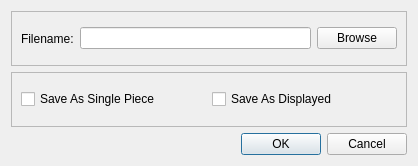
<?xml version="1.0" encoding="UTF-8"?>
<ui version="4.0">
 <class>qtSaveScatterData</class>
 <widget class="QDialog" name="qtSaveScatterData">
  <property name="geometry">
   <rect>
    <x>0</x>
    <y>0</y>
    <width>418</width>
    <height>166</height>
   </rect>
  </property>
  <property name="windowTitle">
   <string>Save LIDAR Data Dialog</string>
  </property>
  <layout class="QVBoxLayout" name="verticalLayout">
   <item>
    <widget class="QFrame" name="frame">
     <property name="frameShape">
      <enum>QFrame::StyledPanel</enum>
     </property>
     <property name="frameShadow">
      <enum>QFrame::Raised</enum>
     </property>
     <layout class="QHBoxLayout" name="horizontalLayout">
      <item>
       <widget class="QLabel" name="label">
        <property name="text">
         <string>Filename:</string>
        </property>
       </widget>
      </item>
      <item>
       <widget class="QLineEdit" name="fileNameEntry"/>
      </item>
      <item>
       <widget class="QPushButton" name="fileBrowserButton">
        <property name="text">
         <string>Browse</string>
        </property>
       </widget>
      </item>
     </layout>
    </widget>
   </item>
   <item>
    <widget class="QFrame" name="frame_2">
     <property name="frameShape">
      <enum>QFrame::StyledPanel</enum>
     </property>
     <property name="frameShadow">
      <enum>QFrame::Raised</enum>
     </property>
     <layout class="QHBoxLayout" name="horizontalLayout_2">
      <item>
       <widget class="QCheckBox" name="saveAsSinglePiece">
        <property name="text">
         <string>Save As Single Piece</string>
        </property>
       </widget>
      </item>
      <item>
       <widget class="QCheckBox" name="saveAsDisplayed">
        <property name="text">
         <string>Save As Displayed</string>
        </property>
       </widget>
      </item>
     </layout>
    </widget>
   </item>
   <item>
    <widget class="QDialogButtonBox" name="buttonBox">
     <property name="orientation">
      <enum>Qt::Horizontal</enum>
     </property>
     <property name="standardButtons">
      <set>QDialogButtonBox::Cancel|QDialogButtonBox::Ok</set>
     </property>
    </widget>
   </item>
  </layout>
 </widget>
 <resources/>
 <connections>
  <connection>
   <sender>buttonBox</sender>
   <signal>accepted()</signal>
   <receiver>qtSaveScatterData</receiver>
   <slot>accept()</slot>
   <hints>
    <hint type="sourcelabel">
     <x>248</x>
     <y>254</y>
    </hint>
    <hint type="destinationlabel">
     <x>157</x>
     <y>274</y>
    </hint>
   </hints>
  </connection>
  <connection>
   <sender>buttonBox</sender>
   <signal>rejected()</signal>
   <receiver>qtSaveScatterData</receiver>
   <slot>reject()</slot>
   <hints>
    <hint type="sourcelabel">
     <x>316</x>
     <y>260</y>
    </hint>
    <hint type="destinationlabel">
     <x>286</x>
     <y>274</y>
    </hint>
   </hints>
  </connection>
 </connections>
</ui>
